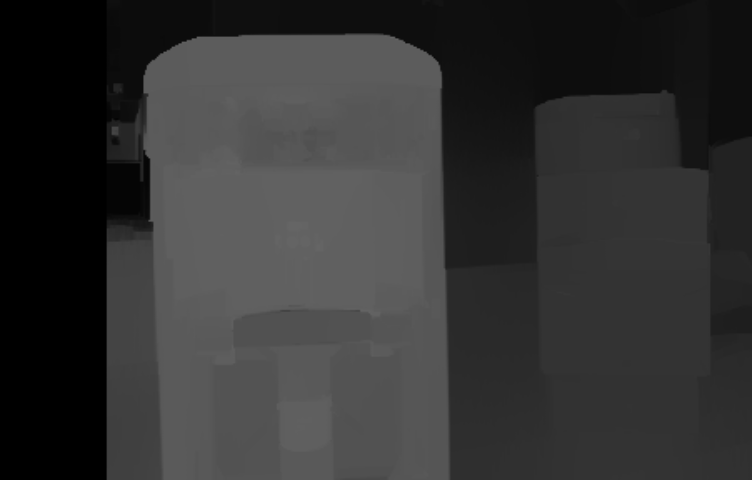
#> input picture python/2tugs1close1far/disparity.png, 752 x 480 px
$ python autohist.py
#> lines starting #> are read from the running program, lines starting #| are printed output that depends on the picture
import matplotlib.pyplot as plt
import matplotlib.image as mpimg
import numpy as np
import cv2


def nothing(x):
  pass

image = mpimg.imread('disparity.png')
#> image is the input picture: shape (480, 752) float32; min 0, max 0.396, mean 0.198

image = image*255
image = image.astype(np.uint8)

print("This image is type")
print(image.dtype)
#| uint8

plt.figure(1)

# Create a histogram of image
histr = cv2.calcHist([image],[0],None,[256],[0,256])
#> histr = 256 values, max 50880 at index 0, min 0 at index 1, mean 1410

# Display the Histogram Plot
plt.plot(histr, 'r')
plt.xlim([0,256])

# Display the original image
plt.figure(2)
plt.imshow(image, cmap='gray')

# Set threshold for number of pixels
pixel_thresh=5000

xlist = []
for i in range(0, histr.shape[0]):
	if(histr[i]>pixel_thresh):
		xlist.append(i)
#> after the loop, xlist = [0, 12, 13, 14, 15, 48, 50, 51, 52, 82, 83, 85, 86, 89, 90, 91, 92, 95, 96, 97]

# Take last 10,5 or 2 disparity values that has more than threshold number of pixels
if (len(xlist)>10):
	xlist = xlist[-10:]
#> xlist = [83, 85, 86, 89, 90, 91, 92, 95, 96, 97]
elif(len(xlist)>5):
	xlist = xlist[-5:]
else:
	xlist = xlist[-2:]

# print the candidates
print(xlist)
#| [83, 85, 86, 89, 90, 91, 92, 95, 96, 97]
size = len(xlist)
#> size = 10

# Create a disparity threshold
for i in range(size):
	diff = xlist[size-1]-xlist[i]
	if diff < 20:
		disp_threshold_min = xlist[i]
		break
#> this loop made 1 pass
#> (diff, disp_threshold_min) on pass 1: (14, 83)

disp_threshold_max = xlist[len(xlist)-1]
#> disp_threshold_max = 97

print(disp_threshold_min)
#| 83
print(disp_threshold_max)
#| 97

# Display the image
plt.show()
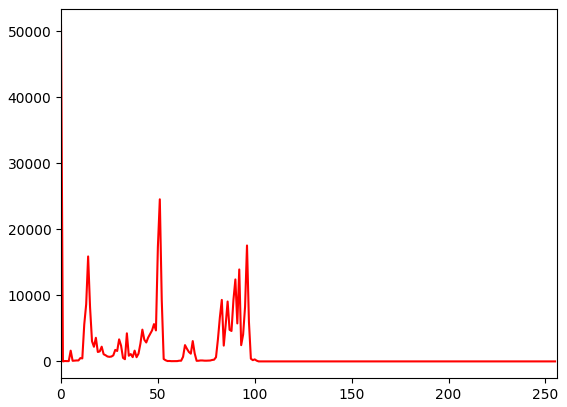
#> figure drawn by matplotlib, 1 panel; curve peaks at x = 0, y = 50880

$ run again, with python/2tugs1close1far/Left.png copied over python/2tugs1close1far/disparity.png
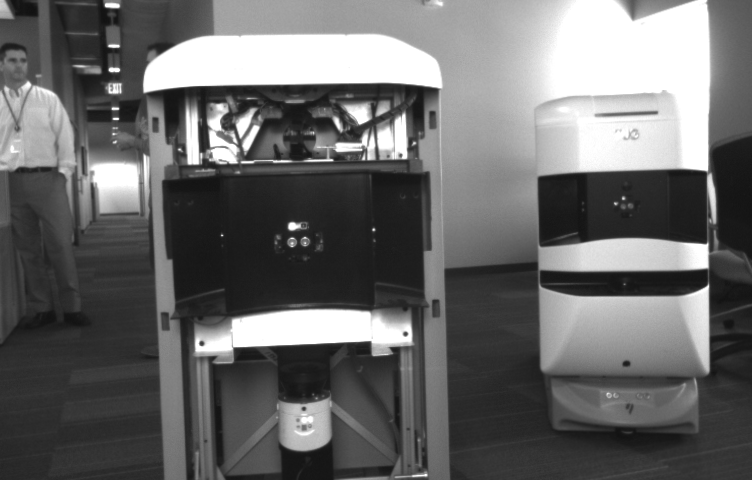
#> input picture python/2tugs1close1far/Left.png, 752 x 480 px
#> image is the input picture: shape (480, 752) float32; min 0.0667, max 1, mean 0.413
#| uint8
#> histr = 256 values, max 36112 at index 255, min 0 at index 0, mean 1410
#> after the loop `for i in range(0, histr.shape[0]):`: xlist = [29, 30, 42, 43, 44, 45, 46, 47, 48, 49, 50, 51, 52, 53, 255]
#> `xlist = xlist[-10:]`: xlist = [45, 46, 47, 48, 49, 50, 51, 52, 53, 255]
#| [45, 46, 47, 48, 49, 50, 51, 52, 53, 255]
#> size = 10
#> the loop `for i in range(size):` made 10 passes
#> (diff, disp_threshold_min) on pass 10: (0, 255)
#> disp_threshold_max = 255
#| 255
#| 255
#> `plt.show()`:
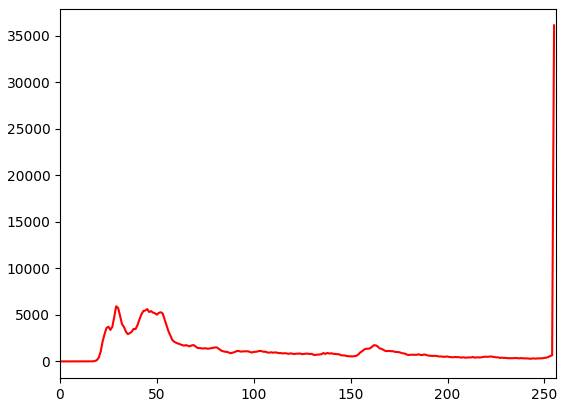
#> figure drawn by matplotlib, 1 panel; curve peaks at x = 255, y = 36112
